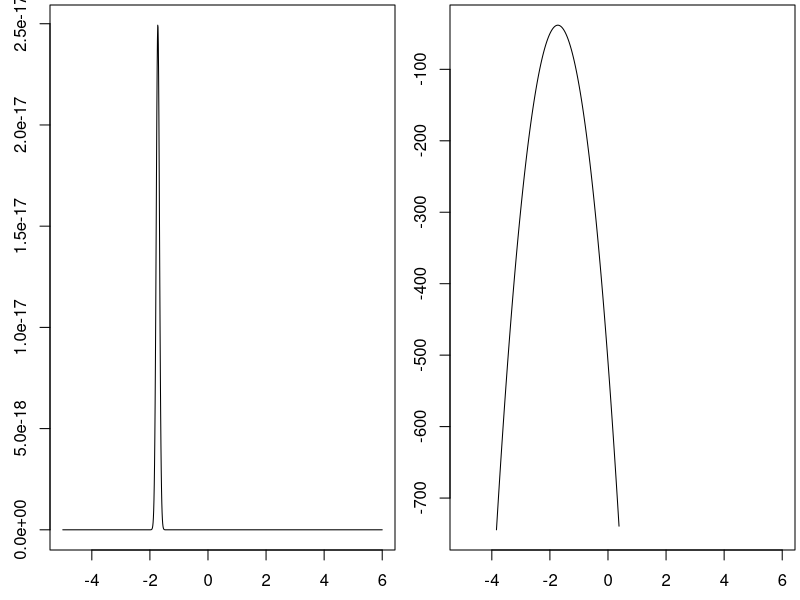

Here is the R script that generated this plot: (Note: this script raises an error after producing the figure.)
set.seed(1102)
m <- runif(1,-5,5)
x <- runif(35,-5,5)
y <- m*x + runif(length(x),0,1)


L <- function(m,x,y){
  #This is the likelihood function for the relationship model y=mx. 
    #Assuming the errors follow the probability model f(r) = (1/sqrt(2*pi))*exp(-(r)^2/2)
    #Assuming the errors are independent
  
  #x is a vector of data, the first coordinate, the independent (explanatory or input) variable
  #y is a vector of data, the second coordinate, the dependent (response or output) variable
  
  #m is a parameter, a number
    #This likelihood function is a function of m.
  prod((1/sqrt(2*pi))*exp(-(y-m*x)^2/2))
}

logL <- function(m,x,y){
  #This is the loglikelihood function for the relationship model y=mx. 
    #Assuming the errors follow the probability model f(r) = (1/sqrt(2*pi))*exp(-(r)^2/2)
    #Assuming the errors are independent
  
  #x is a vector of data, the first coordinate, the independent (explanatory or input) variable
  #y is a vector of data, the second coordinate, the dependent (response or output) variable
  
  #m is a parameter, a number
    #This likelihood function is a function of m.
  log(prod((1/sqrt(2*pi))*exp(-(y-m*x)^2/2)))
}


x.val <- seq(-5,6,0.01)
y.L <- as.vector(lapply(seq(-5,6,0.01),FUN=L,x=x,y=y))
y.logL <- as.vector(lapply(seq(-5,6,0.01),FUN=logL,x=x,y=y))


par(mfrow=c(1,2))
par(mar=c(2.5,2.5,0.25,0.25))
plot(x.val,y.L,type='l')
plot(x.val,y.logL,type='l')






set.seed(1102)
a0 <- runif(1,-5,5)
a0 <- runif(1,-5,5)
x <- runif(35,-5,5)
y <- a0 + a1*x + runif(length(x),0,1)



L <- function(a0,a1,x,y){
  #This is the likelihood function for the relationship model y=mx. 
  #Assuming the errors follow the probability model f(r) = (1/sqrt(2*pi))*exp(-(r)^2/2)
  #Assuming the errors are independent
  
  #x is a vector of data, the first coordinate, the independent (explanatory or input) variable
  #y is a vector of data, the second coordinate, the dependent (response or output) variable
  
  #m is a parameter, a number
  #This likelihood function is a function of m.
  prod((1/sqrt(2*pi))*exp(-(y-a0-a1*x)^2/2))
}

logL <- function(a0,a1,x,y){
  #This is the loglikelihood function for the relationship model y=mx. 
  #Assuming the errors follow the probability model f(r) = (1/sqrt(2*pi))*exp(-(r)^2/2)
  #Assuming the errors are independent
  
  #x is a vector of data, the first coordinate, the independent (explanatory or input) variable
  #y is a vector of data, the second coordinate, the dependent (response or output) variable
  
  #m is a parameter, a number
  #This likelihood function is a function of m.
  log(prod((1/sqrt(2*pi))*exp(-(y-a0-a1*x)^2/2)))
}


x.val <- seq(-5,6,0.01)
y.L <- as.vector(lapply(seq(-5,6,0.01),FUN=L,x=x,y=y))
y.logL <- as.vector(lapply(seq(-5,6,0.01),FUN=logL,x=x,y=y))


par(mfrow=c(1,2))
par(mar=c(2.5,2.5,0.25,0.25))
plot(x.val,y.L,type='l')
plot(x.val,y.logL,type='l')
